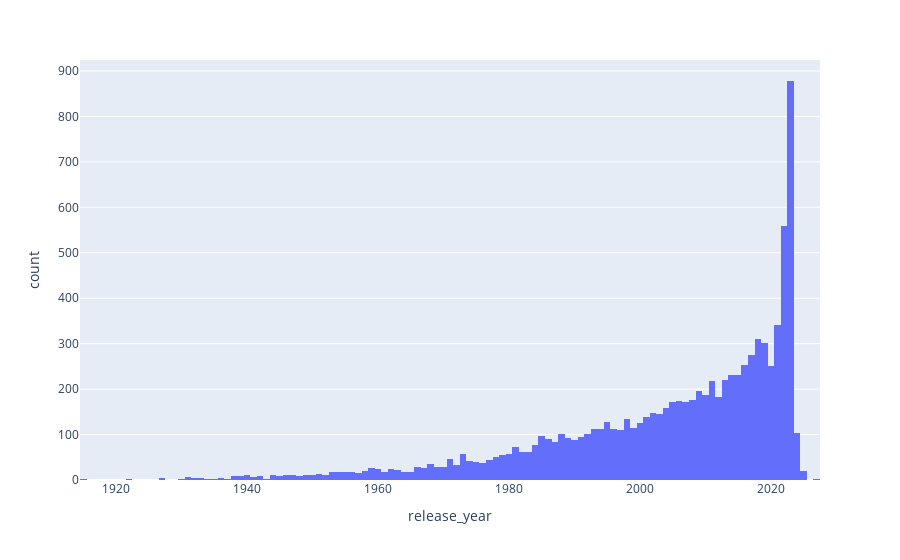

Notebook code cell kept with this figure:
### Code cell
fig = px.histogram(df, x='release_year', histfunc='count')
fig.show()

### Figure 1 — Plotly figure (JSON) as saved in the notebook; plotly's stock layout.template omitted (floating-point values rounded to 4 significant figures; data arrays with more than 128 entries replaced by an {"elided": "..."} marker saying what was removed)
{"data": [{"alignmentgroup": "True", "bingroup": "x", "histfunc": "count", "hovertemplate": "release_year=%{x}<br>count=%{y}<extra></extra>", "legendgroup": "", "marker": {"color": "#636efa", "pattern": {"shape": ""}}, "name": "", "offsetgroup": "", "orientation": "v", "showlegend": false, "type": "histogram", "x": {"elided": "9075 int values"}, "xaxis": "x", "yaxis": "y"}], "layout": {"barmode": "relative", "legend": {"tracegroupgap": 0}, "margin": {"t": 60}, "xaxis": {"anchor": "y", "domain": [0, 1], "title": {"text": "release_year"}}, "yaxis": {"anchor": "x", "domain": [0, 1], "title": {"text": "count"}}}}
